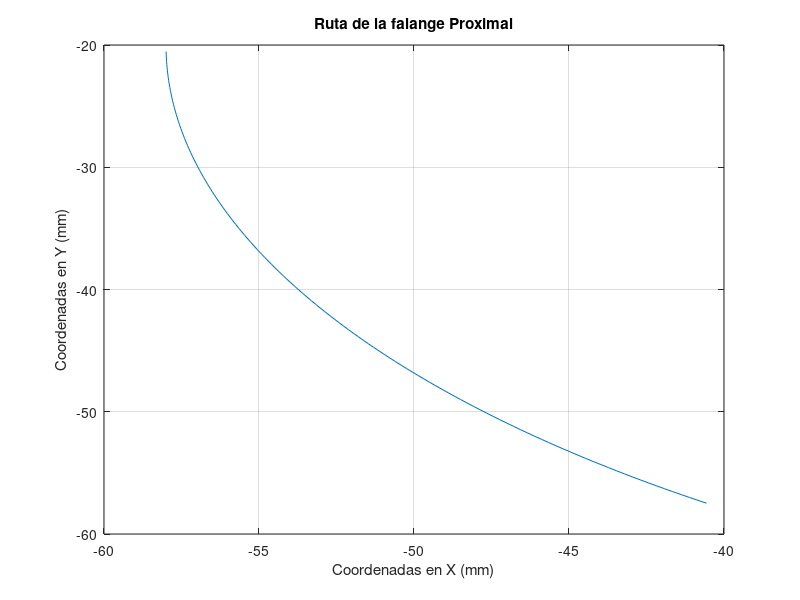

The MATLAB script that drew this image: (Note: this script raises an error after producing the figure.)
% Analisis de posicion del mecanismo propuesto para el rehabilitador de
% mano

clear all;
close all;
clc;

% Por conveniencia se establece que las variables THETA escritas en
% mayusculas correspondan a angulos medidos en grados, y las variables
% "theta" en minuscula correspondan a angulos medidos en radianes (rad)

% Parametros de diseno propuestos por el disenador
%Dedo índice
Bancada1 = 18;
Bancada2 = 20;
Link1 = 35;
Link2 = 49;
Link3 = 25;
Link4 = 20;
Link5 = 25;
Link6 = 55;
Link7 = 35;
Link8 = 52;
Link9 = 25;
Link10 = 35;
c2 = 46.01;             %Distancia entre la art. IFP y el punto P3
TETHA2inicial = 0;
TETHA1inicial = 109;
THETA14B = 90;
hsp = 17; 
dsp = 18;
fp = 49;
fm = 26;
fd = 24;
THETAauxfm = 51.39; 
THETAauxfd = 38.78; 

% %Dedo Medio
% Link1 = 35;
% Link2 = 49;
% Link3 = 25;
% Link4 = 20;
% Link5 = 25;
% Link6 = 55;
% Link7 = 35;
% Link8 = 52;
% Link9 = 25;
% Link10 = 35;
% c2 = 46.81;             %Distancia entre la art. IFP y el punto P3
% TETHA2inicial = 0;
% TETHA1inicial = 109;
% THETA14B = 90;
% hsp = 17; 
% dsp = 18;
% fp = 47.91;
% fm = 27.52;
% fd = 24;
% THETAauxfm = 54.34795726; 
% THETAauxfd = 30; 
% 
% %Dedo Pulgar
% Link1 = 35;
% Link2 = 49;
% Link3 = 25;
% Link4 = 20;
% Link5 = 25;
% Link6 = 55;
% Link7 = 35;
% Link8 = 52;
% Link9 = 25;
% Link10 = 35;
% c2 = 46.81;             %Distancia entre la art. IFP y el punto P3
% TETHA2inicial = 0;
% TETHA1inicial = 109;
% THETA14B = 90;
% hsp = 17; 
% dsp = 18;
% fp = 47.91;
% fm = 27.52;
% fd = 24;
% THETAauxfm = 54.34795726; 
% THETAauxfd = 30;

%%%%%%%%%%%%%%%%%%%%
omega2 = 10;
reng = 2;
% Asignacion de los parametros de diseno a las variables utilizadas en las
% ecuaciones

% Primer mecanismo de 5 barras
r4 = Link1;
r5 = Link2;
r2 = Link3;
r1 = Link4;
r3 = Bancada1/2;

% Primer mecanismo de 4 barras
a = Link4;
b = Link5;
c = sqrt(hsp^2+dsp^2); % Hipotenusa de los soportes de la falange proximal
d = Bancada2;

% Segundo mecanismo de 5 barras
r1m2 = fp - 2*dsp;  %Distancia entres soportes S1 y S2
r2m2 = Link7;
r3m2 = Link5/2;     %Mitad del Link 5 del mecanismo completo
r4m2 = Link3; 
r5m2 = Link6;

% Segundo mecanismo de 4 barras
a2 = Link7;
b2 = Link8;
% c2 se ingresa como parametro de diseno directo debido a su posicion
d2 = sqrt( hsp^2 + dsp^2); %Hipotenusa de los soportes de la falange prox.
 
% Enseguida se presenta una breve descripcion de las variables utilizadas
% en el programa y los valores recomendados para pruebas

% Bancada1 = 18;
% Bancada2 = 20;
% Link1 = 35;
% Link2 = 49;
% Link3 = 25;
% Link4 = 20;
% Link5 = 25;
% Link6 = 55;
% Link7 = 35;
% Link8 = 52;
% Link9 = 25;
% Link10 = 35;
% c2 = 46.81;           %Distancia entre la art. IFP y el punto P3
% TETHA2inicial = 0;    %Angulo de la manivela de ENTRADA en la posicion 
%                       estacionaria en grados;
% TETHA1inicial = 109;  %Angulo de la manivela del mecanismo de 4 barras en 
%                       la posicion estacionaria en grados;
% THETA14B = 90;        %Angulo de la bancada del mecanismo de 4 barras
%                       inicial en grados con respecto a la horizontal
% hsp = 17;             %Altura de los soportes de la falanges
% dsp = 18;             %distancia del soporte falange prox. a la art.
% fp = 47.91;           %Largo de la falange proximal
% fm = 27.52;           %Largo de la falange medial
% fd = 24;              %Largo de la falange distal
% THETAauxfm = 54.34795726; 
% THETAauxfd = 30; 
% omega2=10;            %Velocidad de la manivela en RPM
% reng = 2;             %Relacion de engranaje propuesta

% THETA1 corresponde al angulo de entrada del mecanismo de 4 barras y
% angulo de la segunda junta actuada del primer mecanismo de 5 barras

% Se pasan los angulos a radianes y se calcula el tiempo total del recorrido
theta14B= THETA14B*pi/180; %Angulo de la Bancada en radianes
OMEGA2=omega2*2*pi/60; %Velocidad de la manivela en rad/seg.
%   Para la vuelta completa
tiempototal=(2*pi)/OMEGA2; %tiempo total del recorrido

%Division de 360 grados y del tiempo en una vuelta completa de la manivela
jnodos=360;
dtheta=360/(jnodos);
dtiempo=tiempototal/jnodos;

%for j=1:jnodos+1 %Para recorrido de 360 grados
for j=1:133     % SOlo recorre 132 grados por conveniencia (modificable)
    
tiempo(j)=(j-1)*dtiempo; %Iniciamos en tiempo cero
THETA2(j)=(j-1)*dtheta+TETHA2inicial; % Angulo de la manivela del M5Barras 
theta2(j)=THETA2(j)*pi/180; %angulo de la manivela del M5Barras en radianes

THETA1(j)=THETA2(j)/reng + TETHA1inicial; %De la rel. de engranaje maniv.4B
theta1(j)=THETA1(j)*pi/180;  %Angulo de manivela 4B en radianes




%CALCULOS PARA EL MECANISMO INICIAL DE 5 BARRAS

%Relaciones obtenidas de las ecuaciones
e = ( r1*sin(theta1(j))- r4*sin(theta2(j)) )/( r4*cos(theta2(j)) - r1*cos(theta1(j)) + 2*r3);
temp1 = ( 2*(r1*r3*cos(theta1(j)) + r3*r4*cos(theta2(j))) - r1^2 + r2^2 + r4^2 - r5^2 );
f = temp1/( 2*(r4*cos(theta2(j)) - r1*cos(theta1(j)) + 2*r3) );
%Coeficientes de la ecuacion cuadratica
daux = e^2 + 1;
g = 2*( e*f - e*r1*cos(theta1(j)) + e*r3 - r1*sin(theta1(j)) );
h = f^2 - 2*f*( r1*cos(theta1(j)) - r3 ) - 2*r1*r3*cos(theta1(j)) + r1^2 + r3^2 - r2^2;

pyP(j) = ( - g + sqrt( g.^2 - 4*daux*h) )/ (2*daux); 
pxP(j) = e*pyP(j) + f;

% pyN(j) = ( - g - sqrt( g.^2 - 4*daux*h) )/ (2*daux);
% pxN(j) = e*pyN(j) + f;



% CALCULOS PARA EL MECANISMO INICIAL DE 4 BARRAS
k1=d*cos(theta14B)+a*cos(theta1(j));
k2=d*sin(theta14B)+a*sin(theta1(j));
k3=k1^2+k2^2+c^2-b^2;
k4=-c^2+b^2+k1^2+k2^2;
A1=-k3-2*k1*c;
B1=4*k2*c;
C1=2*k1*c-k3;
A2=k4-2*k1*b;
B2=4*k2*b;
C2=2*k1*b+k4;

%Calculo de posiciones angulares
tantheta31=(-B2+sqrt(B2^2-4*A2*C2))/(2*A2);
tantheta32=(-B2-sqrt(B2^2-4*A2*C2))/(2*A2);
tantheta41=(-B1+sqrt(B1^2-4*A1*C1))/(2*A1);
tantheta42=(-B1-sqrt(B1^2-4*A1*C1))/(2*A1);
theta3c(j)=2*atan(tantheta31);
theta3a(j)=2*atan(tantheta32);
theta4c(j)=2*atan(tantheta41);
theta4a(j)=2*atan(tantheta42);
THETA3c(j)=2*atan(tantheta31)*180/pi; % theta3 cruzado en grados
THETA3a(j)=2*atan(tantheta32)*180/pi; % theta3 abierto en grados
if THETA3a(j)<0
    THETA3a(j) = 360 + THETA3a(j);
end
THETA4c(j)=2*atan(tantheta41)*180/pi; %theta4 cruzado en grados
THETA4a(j)=2*atan(tantheta42)*180/pi; %theta4 abierto en grados
if THETA4a(j)<0
    THETA4a(j) = 360 + THETA4a(j);
end

%Calculo de la posicion de la falange proximal
THETAfp(j) = THETA4a(j)+ atand(hsp/dsp);
thetafp(j)= deg2rad(THETAfp(j)); %Angulo de la falange proximal en radianes
pxIFP(j) = fp*cos(thetafp(j)) - d*cos(theta14B) - r3;
pyIFP(j) = fp*sin(thetafp(j)) - d*sin(theta14B);

%Calculo del sujetador de la falange proximal
pxS1(j) = c*cos(theta4a(j)) - d*cos(theta14B) - r3;
pyS1(j) = c*sin(theta4a(j)) - d*sin(theta14B);
THETAps2(j) = THETAfp(j) - atand(hsp/(fp-dsp));
thetaps2(j)= deg2rad(THETAps2(j)); %Angulo de la falange proximal en radianes
rs2 = sqrt(hsp^2 + (fp - dsp)^2);
pxS2(j) = rs2*cos(thetaps2(j)) - d*cos(theta14B) - r3;
pyS2(j) = rs2*sin(thetaps2(j)) - d*sin(theta14B);

%Calculo del punto Pm4
pxM4(j) = a*cos(theta1(j)) - r3;
pyM4(j) = a*sin(theta1(j));



% CALCULOS PARA EL SEGUNDO MECANISMO DE 5 BARRAS CON RESPECTO AL 
% SISTEMA SECUNDARIO
THETAroll(j) = atan2d(pyM4(j) - pyS1(j), pxM4(j) - pxS1(j));
thetaroll(j) = deg2rad(THETAroll(j)); %Angulo de cambio de los ejes en radianes

THETA1m2so(j) = atan2d(pyS2(j) - pyS1(j), pxS2(j) - pxS1(j));
if THETA1m2so(j)<0
    THETA1m2so(j) = 360 + THETA1m2so(j);
end
theta1m2so(j) = deg2rad(THETA1m2so(j)); %Angulo de entrada 1 con respecto 
                                        %al so en radianes
THETA1m2(j) = THETA1m2so(j) - THETAroll(j);
theta1m2(j) = deg2rad(THETA1m2(j)); %Angulo de entrada 1 en radianes

THETA2m2so(j) = atan2d(pyP(j) - pyM4(j), pxP(j) - pxM4(j));
if THETA2m2so(j)<0
    THETA2m2so(j) = 360 + THETA2m2so(j);
end
theta2m2so(j) = deg2rad(THETA2m2so(j)); %Angulo de entrada 2 con respecto 
                                        %al so en radianes
THETA2m2(j) = THETA2m2so(j) - THETAroll(j);
theta2m2(j) = deg2rad(THETA2m2(j)); %Angulo de entrada 2 en radianes

%Relaciones obtenidas de las ecuaciones
temp2 = ( r4m2*cos(theta2m2(j)) - r1m2*cos(theta1m2(j)) + 2*r3m2);
em2 = ( r1m2*sin(theta1m2(j))- r4m2*sin(theta2m2(j)) )/temp2;
temp3=(2*(r1m2*r3m2*cos(theta1m2(j))+r3m2*r4m2*cos(theta2m2(j)))-r1m2^2+r2m2^2+r4m2^2-r5m2^2);
fm2 = temp3/( 2*(r4m2*cos(theta2m2(j)) - r1m2*cos(theta1m2(j)) + 2*r3m2) );
%Coeficientes de la ecuacion cuadratica
dauxm2 = em2^2 + 1;
gm2 = 2*( em2*fm2 - em2*r1m2*cos(theta1m2(j)) + em2*r3m2 - r1m2*sin(theta1m2(j)) );
hm2=fm2^2- 2*fm2*(r1m2*cos(theta1m2(j))-r3m2)-2*r1m2*r3m2*cos(theta1m2(j))+r1m2^2+r3m2^2-r2m2^2;

pyP2(j) = ( - gm2 + sqrt( gm2.^2 - 4*dauxm2*hm2) )/ (2*dauxm2); 
pxP2(j) = em2*pyP2(j) + fm2;

%TRASLADO AL SISTEMA ORIGINAL DEL SEGUNDO MECANISMO DE 5 BARRAS
p2(j) = sqrt(pxP2(j)^2 + pyP2(j)^2);
THETA2p2(j) = atan2d(pyP2(j),pxP2(j));
theta2p2(j) = deg2rad(THETA2p2(j)); %Ang. del punto P2 respecto al sistema sec. en rad.

%Coordenadas del origen del sistema secundario con respecto al principal
pxAUX(j) = (pxS1(j) + pxM4(j))/2;
pyAUX(j) = (pyS1(j) + pyM4(j))/2;

%Coordenadas finales del punto P2 con respecto al sistema principal
pxP2so(j) = p2(j)*cos(theta2p2(j) + thetaroll(j)) + pxAUX(j);
pyP2so(j) = p2(j)*sin(theta2p2(j) + thetaroll(j)) + pyAUX(j);


%CALCULOS PARA EL SEGUNDO MECANISMO DE 4 BARRAS

THETA14B2(j) = atan2d( pyS2(j) - pyIFP(j) , pxS2(j) - pxIFP(j) );
theta14B2(j) = deg2rad(THETA14B2(j)); %Angulo de bancada mecanismo 4B 2 en radianes
THETA24B2(j) = atan2d( pyP2so(j) - pyS2(j) , pxP2so(j) - pxS2(j) );
if THETA24B2(j)<0
    THETA24B2(j) = 360 + THETA24B2(j);
end
theta24B2(j) = deg2rad(THETA24B2(j)); %Angulo de manivela mecanismo 4B 2 en radianes

k1m2=d2*cos(theta14B2(j))+a2*cos(theta24B2(j));
k2m2=d2*sin(theta14B2(j))+a2*sin(theta24B2(j));
k3m2=k1m2^2+k2m2^2+c2^2-b2^2;
k4m2=-c2^2+b2^2+k1m2^2+k2m2^2;
A1m2=-k3m2-2*k1m2*c2;
B1m2=4*k2m2*c2;
C1m2=2*k1m2*c2-k3m2;
A2m2=k4m2-2*k1m2*b2;
B2m2=4*k2m2*b2;
C2m2=2*k1m2*b2+k4m2;

%Calculo de posiciones angulares
tantheta31m2=(-B2m2+sqrt(B2m2^2-4*A2m2*C2m2))/(2*A2m2);
tantheta32m2=(-B2m2-sqrt(B2m2^2-4*A2m2*C2m2))/(2*A2m2);
tantheta41m2=(-B1m2+sqrt(B1m2^2-4*A1m2*C1m2))/(2*A1m2);
tantheta42m2=(-B1m2-sqrt(B1m2^2-4*A1m2*C1m2))/(2*A1m2);
theta3cm2(j)=2*atan(tantheta31m2);
theta3am2(j)=2*atan(tantheta32m2);
theta4cm2(j)=2*atan(tantheta41m2);
theta4am2(j)=2*atan(tantheta42m2);
THETA3cm2(j)=2*atan(tantheta31m2)*180/pi; % theta3 cruzado en grados
THETA3am2(j)=2*atan(tantheta32m2)*180/pi; % theta3 abierto en grados
if THETA3am2(j)<0
    THETA3am2(j) = 360 + THETA3am2(j);
end
THETA4cm2(j)=2*atan(tantheta41m2)*180/pi; %theta4 cruzado en grados
THETA4am2(j)=2*atan(tantheta42m2)*180/pi; %theta4 abierto en grados
if THETA4am2(j)<0
    THETA4am2(j) = 360 + THETA4am2(j);
end

% Obteniendo las coordenadas del punto P3
pxP3(j) = pxIFP(j) + c2*cos(deg2rad(THETA4am2(j)));
pyP3(j) = pyIFP(j) + c2*sin(deg2rad(THETA4am2(j)));

% Calculando la posicion de la falange medial
THETAfm(j) = THETA4am2(j)+ THETAauxfm;
thetafm(j)= deg2rad(THETAfm(j)); %Angulo de la falange medial en radianes

pxIFD(j) = fm*cos(thetafm(j)) + pxIFP(j);
pyIFD(j) = fm*sin(thetafm(j)) + pyIFP(j);

% Calculando la posicion de la falange distal
THETAfd(j) = THETAfm(j) + THETAauxfd;
thetafd(j)= deg2rad(THETAfd(j)); %Angulo de la falange distal en radianes
pxPF(j) = fd*cos(thetafd(j)) + pxIFD(j);
pyPF(j) = fd*sin(thetafd(j)) + pyIFD(j);

end


%A CONTINUACION GRAFICAMOS LOS RESULTADOS OBTENIDOS

% Para observar la grafica requerida solo basta con suprimir los
% comentarios. Algunas graficas poseen doble comentario en secciones
% especificas con la finalidad de alternar la forma de graficacion. La gran
% mayoria alterna entre graficar con respecto al tiempo o respecto a la
% manivela de entrada del mecanismo completo

% % Posicion en X del punto P
% figure(1)
% plot(tiempo,pxP)
% xlabel('Tiempo (seg)')
% % plot(THETA2,pxP)
% % xlabel('\theta_{2} (grados)')
% ylabel('Coordenada X (mm)')
% title('Coordenada X del punto P (Conf. +)')
% grid on


% % Posicion en Y del punto P
% figure(2)
% plot(tiempo,pyP)
% xlabel('Tiempo (seg)')
% % plot(THETA2,pyP)
% % xlabel('\theta_{2} (grados)')
% ylabel('Coordenada Y (mm)')
% title('Coordenada Y del punto P (Conf. +) ')
% grid on


% % Grafica manivela de entrada 5 barras con respecto al tiempo 
% figure(3)
% plot(tiempo,THETA2)
% xlabel('Tiempo (seg)')
% ylabel('\theta_{2} Manivela 5 Barras (grados)')
% title('Posicion de Manivela 5 barras respecto al tiempo')
% grid on



% % Grafica manivela del mecanismo inicial de 4 barras
% figure(5)
% plot(tiempo,THETA1)
% xlabel('Tiempo (seg)')
% % plot(THETA2,THETA1)
% % xlabel('\theta_{2} Manivela 5 Barras (grados)')
% ylabel('\theta_{2} Manivela 4 Barras (grados)')
% title('Posicion de ambas manivelas iniciales')
% grid on

% % Angulo Theta3 cruzado del primer mecanismo de 4 barras
% figure(6)
% plot(THETA2,THETA3c)
% xlabel('\theta_{2} Manivela 5B (grados)')
% ylabel('\theta_{3} cruzado (grados)')
% title('Posicion acoplador M4B (cruzado)')
% grid on

% % Angulo Theta3 abierto del primer mecanismo de 4 barras
% figure(7)
% plot(tiempo,THETA3a)
% xlabel('Tiempo (seg)')
% % plot(THETA2,THETA3a)
% % xlabel('\theta_{2} Manivela 5B (grados)')
% ylabel('\theta_{3} abierto (grados)')
% title('Posicion acoplador M4B (abierto)')
% grid on


% % Angulo Theta4 cruzado del primer mecanismo de 4 barras
% figure(8)
% plot(THETA2,THETA4c)
% xlabel('\theta_{2} Manivela 5B (grados)')
% ylabel('\theta_{4} cruzado (grados)')
% title('Posicion balancin M4B (cruzado)')
% grid on

% % Angulo Theta4 abierto del primer mecanismo de 4 barras
% figure(9)
% plot(tiempo,THETA4a)
% xlabel('Tiempo (seg)')
% % plot(THETA2,THETA4a)
% % xlabel('\theta_{2} Manivela 5B (grados)')
% ylabel('\theta_{4} abierto (grados)')
% title('Posicion balancin M4B (abierto)')
% grid on

% % Angulo de la falange proximal
% figure(10)
% plot(tiempo,THETAfp)
% xlabel('Tiempo (seg)')
% % plot(THETA2,THETAfp)
% % xlabel('\theta_{2} Manivela 5B (grados)')
% ylabel('\theta_{FP} (grados)')
% title('Posicion Falange Proximal')
% grid on

% % Posicion en X de la articulacion IFP
% figure(11)
% plot(tiempo,pxIFP)
% xlabel('Tiempo (seg)')
% % plot(THETA2,pxIFP)
% % xlabel('\theta_{2} Manivela 5B (grados)')
% ylabel('Coordenada x_{IFP} (mm)')
% title('Coordenada X de la articulacion IFP')
% grid on

% % Posicion en Y de la articulacion IFP
% figure(12)
% plot(tiempo,pyIFP)
% xlabel('Tiempo (seg)')
% % plot(THETA2,pxIFP)
% % xlabel('\theta_{2} Manivela 5B (grados)')
% ylabel('Coordenada y_{IFP} (mm)')
% title('Coordenada Y de la articulaciOn IFP')
% grid on

% % Posicion en X del punto S1
% figure(13)
% plot(tiempo,pxS1)
% xlabel('Tiempo (seg)')
% % plot(THETA2,pxS1)
% % xlabel('\theta_{2} Manivela 5B (grados)')
% ylabel('Coordenada x_{S1} (mm)')
% title('Coordenada X del soporte S1')
% grid on

% % Posicion en Y del punto S1
% figure(14)
% plot(tiempo,pyS1)
% xlabel('Tiempo (seg)')
% % plot(THETA2,pyS1)
% % xlabel('\theta_{2} Manivela 5B (grados)')
% ylabel('Coordenada y_{S1} (mm)')
% title('Coordenada Y del soporte S1')
% grid on

% % Posicion en X del punto S2
% figure(16)
% plot(tiempo,pxS2)
% xlabel('Tiempo (seg)')
% % plot(THETA2,pxS2)
% % xlabel('\theta_{2} Manivela 5B (grados)')
% ylabel('Coordenada x_{S2} (mm)')
% title('Coordenada X del soporte S2')
% grid on

% % Posicion en Y del punto S2
% figure(17)
% plot(tiempo,pyS2)
% xlabel('Tiempo (seg)')
% % plot(THETA2,pyS2)
% % xlabel('\theta_{2} Manivela 5B (grados)')
% ylabel('Coordenada y_{S2} (mm)')
% title('Coordenada Y del soporte S2')
% grid on

% % Posicion en X del punto M4
% figure(18)
% plot(tiempo,pxM4)
% xlabel('Tiempo (seg)')
% % plot(THETA2,pxM4)
% % xlabel('\theta_{2} Manivela 5B (grados)')
% ylabel('Coordenada x_{M4} (mm)')
% title('Coordenada X del punto P_{M4}')
% grid on

% % Posicion en Y del punto M4
% figure(19)
% plot(tiempo,pyM4)
% xlabel('Tiempo (seg)')
% % plot(THETA2,pyM4)
% % xlabel('\theta_{2} Manivela 5B (grados)')
% ylabel('Coordenada y_{M4} (mm)')
% title('Coordenada Y del punto P_{M4}')
% grid on

% % Angulo de giro respecto al sistema original del segundo mec. 5B
% figure(20)
% plot(tiempo,THETAroll)
% xlabel('Tiempo (seg)')
% % plot(THETA2,THETAroll)
% % xlabel('\theta_{2} Manivela 5B (grados)')
% ylabel('\theta_{roll} giro respecto a ejes principales (grados)')
% title('Giro respecto a ejes principales')
% grid on

% % Angulo entrada 1 Mecanismo 2 5B
% figure(21)
% plot(tiempo,THETA1m2)
% xlabel('Tiempo (seg)')
% % plot(THETA2,THETA1m2)
% % xlabel('\theta_{2} Manivela 5B (grados)')
% ylabel('\theta_{1M2} Entrada 1 Mec. 5 Barras 2 (grados)')
% title('Entrada 1 Mecanismo 2 5 barras')
% grid on

% % Angulo entrada 2 Mecanismo 2 5B
% figure(22)
% plot(tiempo,THETA2m2)
% xlabel('Tiempo (seg)')
% % plot(THETA2,THETA2m2)
% % xlabel('\theta_{2} Manivela 5B (grados)')
% ylabel('\theta_{2M2} Entrada 2 Mec. 5 Barras 2 (grados)')
% title('Entrada 2 Mecanismo 2 5 barras')
% grid on

% % Posicion en X del punto P2 respecto al sistema original
% figure(23)
% plot(tiempo,pxP2so)
% xlabel('Tiempo (seg)')
% % plot(THETA2,pxP2so)
% % xlabel('\theta_{2} (grados)')
% ylabel('Coordenada X (mm) del punto P_{2}')
% title('Coordenada X del punto P_{2} (Conf. +)')
% grid on

% % Posicion en Y del punto P2 respecto al sistema original
% figure(24)
% plot(tiempo,pyP2so)
% xlabel('Tiempo (seg)')
% % plot(THETA2,pyP2so)
% % xlabel('\theta_{2} (grados)')
% ylabel('Coordenada Y (mm) del punto P_{2}')
% title('Coordenada Y del punto P_{2} (Conf. +)')
% grid on

% % Coordenadas del punto P
% figure(25)
% subplot(2,1,1);
% plot(tiempo,pxP)
% xlabel('Tiempo (seg)')
% % plot(THETA2,pxP)
% % xlabel('\theta_{2} (grados)')
% ylabel('Coordenada X (mm)')
% title('Coordenada X del punto P (Conf. +)')
% grid on
% subplot(2,1,2);
% plot(tiempo,pyP)
% xlabel('Tiempo (seg)')
% % plot(THETA2,pyP)
% % xlabel('\theta_{2} (grados)')
% ylabel('Coordenada Y (mm)')
% title('Coordenada Y del punto P (Conf. +) ')
% grid on

% % Coordenadas del punto P2
% figure(26)
% subplot(2,1,1);
% plot(tiempo,pxP2so)
% xlabel('Tiempo (seg)')
% % plot(THETA2,pxP2so)
% % xlabel('\theta_{2} (grados)')
% ylabel('Coordenada X (mm) del punto P_{2}')
% title('Coordenada X del punto P_{2} (Conf. +)')
% grid on
% subplot(2,1,2);
% plot(tiempo,pyP2so)
% xlabel('Tiempo (seg)')
% % plot(THETA2,pyP2so)
% % xlabel('\theta_{2} (grados)')
% ylabel('Coordenada Y (mm) del punto P_{2}')
% title('Coordenada Y del punto P_{2} (Conf. +)')
% grid on

% % Ruta de trazo de la articulacion IFP
% figure(27)
% plot(pxIFP,pyIFP,'DisplayName','Ruta Art. IFP')
% title('Ruta de la falange proximal')
% xlabel('Coordenadas en X (mm)')
% ylabel('Coordenadas en Y (mm)')
% grid on

% % Ruta de trazo de la articulacion IFP, punto P y punto P2
% figure(28)
% plot(pxIFP,pyIFP,'DisplayName','Ruta Art. IFP')
% hold on
% plot(pxP,pyP,'DisplayName','Ruta punto P')
% plot(pxP2so,pyP2so,'DisplayName','Ruta punto P2')
% scatter(-r3,-d,'filled','DisplayName','Art. MCF')
% scatter(0,0,'filled','DisplayName','Origen')
% title('Ruta de la falange proximal')
% xlabel('Coordenadas en X (mm)')
% ylabel('Coordenadas en Y (mm)')
% grid on
% legend({'Ruta Art. IFP','Ruta punto P','Ruta punto P2','Art. MCF', 'Origen'}
% ,'Location','southeast','Orientation','vertical');
% %drawnow
% hold off

% % PosiciOn en X del punto P3
% figure(29)
% plot(tiempo,pxP3)
% xlabel('Tiempo (seg)')
% % plot(THETA2,pxP3)
% % xlabel('\theta_{2} Manivela 5B (grados)')
% ylabel('Coordenada x_{P3} (mm)')
% title('Coordenada X del punto P3')
% grid on

% % Posicion en Y del punto P3
% figure(30)
% plot(tiempo,pyP3)
% xlabel('Tiempo (seg)')
% % plot(THETA2,pyS3)
% % xlabel('\theta_{2} Manivela 5B (grados)')
% ylabel('Coordenada y_{P3} (mm)')
% title('Coordenada Y del punto P3')
% grid on

% % Angulo de la bancada del segundo mecanismo 4B
% figure(31)
% plot(tiempo,THETA14B2)
% xlabel('Tiempo (seg)')
% % plot(THETA2,THETA14B2)
% % xlabel('\theta_{2} Manivela 5B (grados)')
% ylabel('\theta_{14B2} (grados)')
% title('Angulo de la bancada del segundo mecanismo 4B')
% grid on

% % Angulo de la manivela del segundo mecanismo 4B
% figure(32)
% plot(tiempo,THETA24B2)
% xlabel('Tiempo (seg)')
% % plot(THETA2,THETA24B2)
% % xlabel('\theta_{2} Manivela 5B (grados)')
% ylabel('\theta_{24B2} (grados)')
% title('Angulo de la manivela del segundo mecanismo 4B')
% grid on

% % Angulo del balancin del segundo mecanismo 4B
% figure(33)
% plot(tiempo,THETA4am2)
% xlabel('Tiempo (seg)')
% % plot(THETA2,THETA4am2)
% % xlabel('\theta_{2} Manivela 5B (grados)')
% ylabel('\theta_{4m2} (grados)')
% title('Angulo del balancin del segundo mecanismo 4B')
% grid on

% Ruta de trazo de la falange Proximal
figure(34)
plot(pxIFP,pyIFP,'DisplayName','Ruta Art. IFP')
title('Ruta de la falange Proximal')
xlabel('Coordenadas en X (mm)')
ylabel('Coordenadas en Y (mm)')
grid on
writematrix(pxIFP , 'proximal_I_mx.xlsx', 'Sheet', 1, 'Range', 'A1');
writematrix(pyIFP, 'proximal_I_my.xlsx', 'Sheet', 1, 'Range', 'A1');

% Ruta de trazo de la falange medial
figure(34)
plot(pxIFD,pyIFD,'DisplayName','Ruta Art. IFD')
title('Ruta de la falange medial')
xlabel('Coordenadas en X (mm)')
ylabel('Coordenadas en Y (mm)')
grid on
writematrix(pxIFD , 'medial_I_mx.xlsx', 'Sheet', 1, 'Range', 'A1');
writematrix(pyIFD, 'medial_I_my.xlsx', 'Sheet', 1, 'Range', 'A1');

% Ruta de trazo de la falange distal
figure(35)
plot(pxPF,pyPF,'DisplayName','Ruta Final')
title('Ruta de la falange distal')
xlabel('Coordenadas en X (mm)')
ylabel('Coordenadas en Y (mm)')
grid on
writematrix(pxPF , 'proximal_I_mx.xlsx', 'Sheet', 1, 'Range', 'A1');
writematrix(pyPF, 'proximal_I_my.xlsx', 'Sheet', 1, 'Range', 'A1');

% Rutas de trazo completas
figure(36)
plot(pxIFP,pyIFP,'DisplayName','Ruta Art. IFP')
hold on
plot(pxIFD,pyIFD,'DisplayName','Ruta Art. IFD')
plot(pxPF,pyPF,'DisplayName','Ruta punto Final')
scatter(-r3,-d,'filled','DisplayName','Art. MCF')
scatter(0,0,'filled','DisplayName','Origen')
title('trajectory of each phalanx')
xlabel('Coordenadas en X (mm)')
ylabel('Coordenadas en Y (mm)')
grid on
% legend({'Ruta Art. IFP','Ruta Art. IFD','Ruta punto Final','Art. MCF', 'Origen'}
% ,'Location','southeast','Orientation','vertical');
legend({'Ruta Art. IFP','Ruta Art. IFD','Ruta punto Final','Art. MCF', 'Origen'});
hold off
